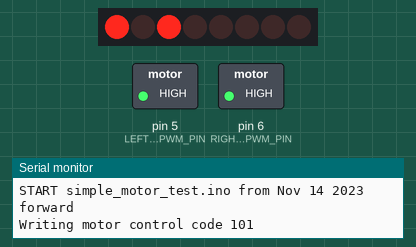
Recording of a sketch running on a simulated Arduino Uno, built with avr-gcc and run on an emulated ATmega328P. Parts: 8 shift-register outputs drawn as a row of LEDs (first output left, lit = HIGH), switched loads named in the sketch (green lamp = pin HIGH), the last lines printed to the serial monitor. Wiring (inferred from the names in the program): shift register (74HC595): data pin 8; shift clock pin 12; MR pin 13. Wiring (inferred from the signals the program sends): row of LEDs: on Q0, Q1, Q2, Q3, Q4, Q5, Q6, Q7. Pins used as bus, display or sensor lines are not drawn.

Above: at 2.5 s.
At 5.5 s:
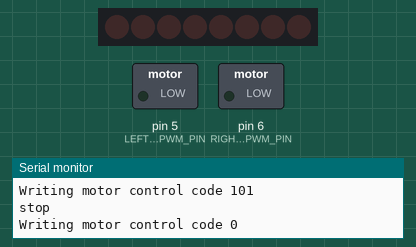
At 8.5 s:
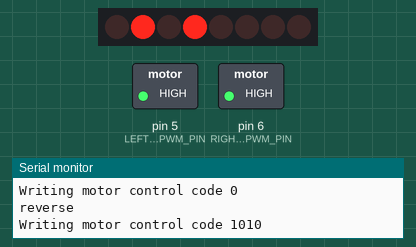
Timing chart, 0 to 15.6 s (numbered marks = the images above):
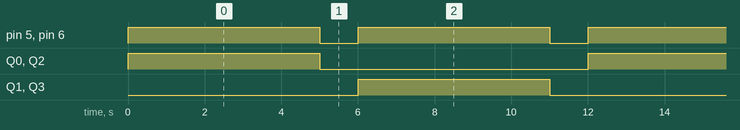

Measured:
- by itself, pin 5 (LEFT_MOTOR_PWM_PIN), pin 6 (RIGHT_MOTOR_PWM_PIN): alternates HIGH for 5.0 s and LOW for 1.0 s
- by itself, Q0–3: alternates HIGH for 5.0 s and LOW for 7.0 s
- by itself, everything shown: repeats every 12.0 s, in 4 steps

The sketch:

simple_motor_test.ino
```cpp
// the simplest possible motor driver, using a shift register
// just make the motors go forward and backward, operating on a delay

#include "constants.h"
#include "pins.h"

unsigned char forward_code = CONTROL_CODE_LEFT_MOTOR_FORWARD | CONTROL_CODE_RIGHT_MOTOR_FORWARD;
unsigned char reverse_code = CONTROL_CODE_LEFT_MOTOR_REVERSE | CONTROL_CODE_RIGHT_MOTOR_REVERSE;

void setup() {
    Serial.begin(115200);

    digitalWrite(LEFT_MOTOR_PWM_PIN, 0);
    digitalWrite(RIGHT_MOTOR_PWM_PIN, 0);
    digitalWrite(SHIFT_CLEAR_PIN, 0);
    digitalWrite(SHIFT_CLOCK_PIN, 0);
    digitalWrite(SHIFT_DATA_PIN, 0);

    pinMode(LEFT_MOTOR_PWM_PIN, OUTPUT);
    pinMode(RIGHT_MOTOR_PWM_PIN, OUTPUT);
    pinMode(SHIFT_CLEAR_PIN, OUTPUT);
    pinMode(SHIFT_CLOCK_PIN, OUTPUT);
    pinMode(SHIFT_DATA_PIN, OUTPUT);

    Serial.println(F("START " __FILE__ " from " __DATE__ "\r\n"));
}

void loop() {
    Serial.println("forward");
    analogWrite(LEFT_MOTOR_PWM_PIN, 255);
    analogWrite(RIGHT_MOTOR_PWM_PIN, 255);
    digitalWrite(LEFT_MOTOR_PWM_PIN, HIGH);
    digitalWrite(RIGHT_MOTOR_PWM_PIN, HIGH);
    write_motor_code(forward_code);
    delay(5000);

    // stop
    Serial.println("stop");
    analogWrite(LEFT_MOTOR_PWM_PIN, 0);
    analogWrite(RIGHT_MOTOR_PWM_PIN, 0);
    write_motor_code(0);
    delay(1000);

    // reverse
    Serial.println("reverse");
    analogWrite(LEFT_MOTOR_PWM_PIN, 255);
    analogWrite(RIGHT_MOTOR_PWM_PIN, 255);
    write_motor_code(reverse_code);
    delay(5000);

    // stop
    Serial.println("stop");
    analogWrite(LEFT_MOTOR_PWM_PIN, 0);
    analogWrite(RIGHT_MOTOR_PWM_PIN, 0);
    write_motor_code(0);
    delay(1000);
}

void write_motor_code(const unsigned char & control_code) {
    Serial.print("Writing motor control code ");
    Serial.println(control_code, BIN);
    digitalWrite(SHIFT_CLEAR_PIN, LOW);
    shiftOut(SHIFT_DATA_PIN, SHIFT_CLOCK_PIN, MSBFIRST, control_code);
    digitalWrite(SHIFT_CLEAR_PIN, HIGH);
}
```

constants.h
```cpp
#define CONTROL_CODE_RIGHT_MOTOR_FORWARD 4
#define CONTROL_CODE_RIGHT_MOTOR_REVERSE 8
#define CONTROL_CODE_LEFT_MOTOR_FORWARD 1
#define CONTROL_CODE_LEFT_MOTOR_REVERSE 2
#define CONTROL_CODE_TURRET_MOTOR_FORWARD 16
#define CONTROL_CODE_TURRET_MOTOR_REVERSE 32

// delay between motor changing directions. to reduce strain on motors.
#define MOTOR_CHANGE_DIRECTION_DELAY_MILLIS 1000
// if no speed is specified
#define MOTOR_DEFAULT_SPEED 255
// gear ratio determined through expermentation. if an incorrect turret position is being reported, this value could be responsible.
#define TURRET_GEAR_RATIO 24000
// this calibration delay is so that the calibration is not triggered multiple times. probably safe to change.
#define TURRET_CALIBRATION_DELAY_MILLIS 2000
```

pins.h
```cpp
#define IR_PIN 3
#define LED_PIN_1 4
#define LED_PIN_2 A0
#define LED_PIN_3 17
#define LEFT_MOTOR_PWM_PIN 5
#define RIGHT_MOTOR_PWM_PIN 6
#define SHIFT_CLEAR_PIN 13
#define SHIFT_CLOCK_PIN 12
#define SHIFT_DATA_PIN 8
```
